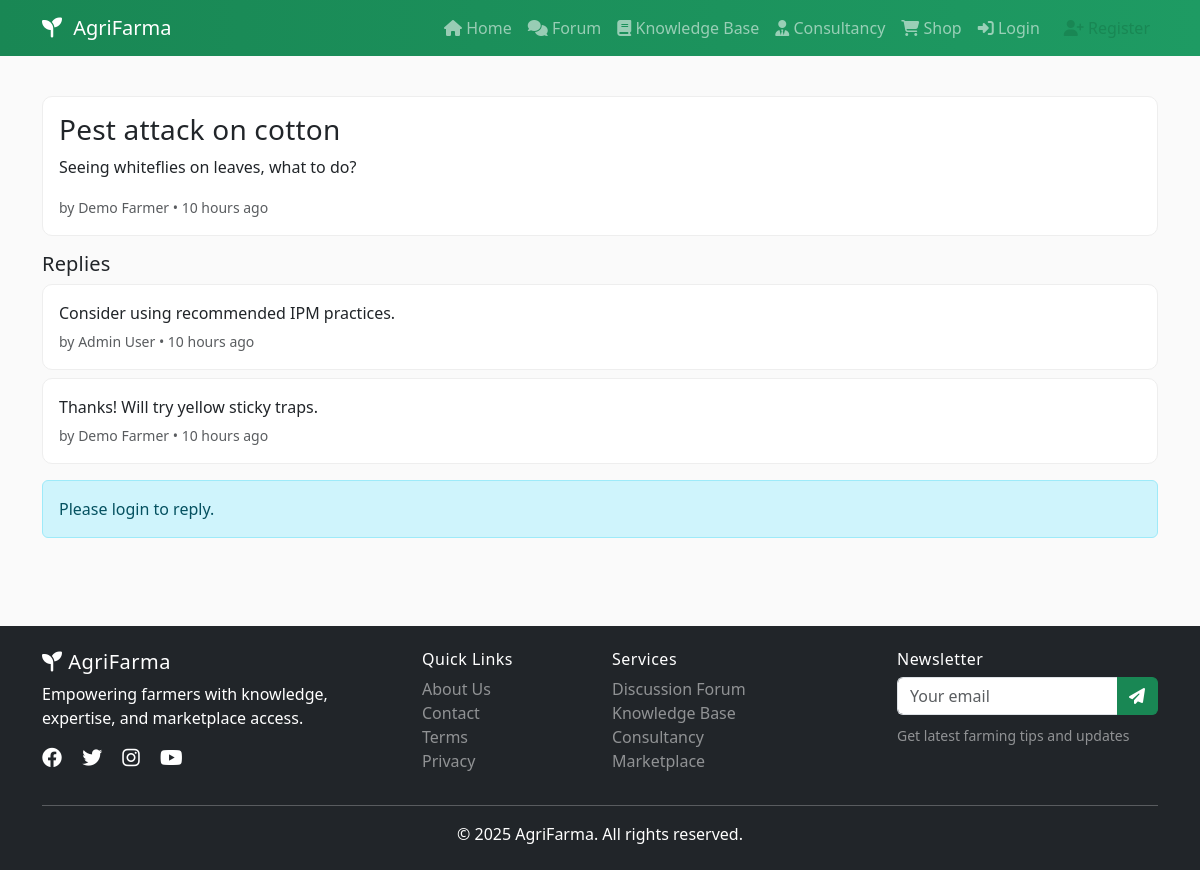
The app's page /forum/thread/1 with its own data.
### models.py (models this page shows, shortened)
class ForumThread(db.Model):
    id = db.Column(db.Integer, primary_key=True)
    category_id = db.Column(db.Integer, db.ForeignKey('category.id'), nullable=False)
    user_id = db.Column(db.Integer, db.ForeignKey('user.id'), nullable=False)
    title = db.Column(db.String(200), nullable=False)
    content = db.Column(db.Text, nullable=False)
    created_at = db.Column(db.DateTime, default=datetime.utcnow)
    views = db.Column(db.Integer, default=0)
    category = db.relationship('Category')
    author = db.relationship('User')
    posts = db.relationship('ForumPost', backref='thread', cascade='all, delete')

class User(UserMixin, db.Model):
    id = db.Column(db.Integer, primary_key=True)
    name = db.Column(db.String(120), nullable=False)
    email = db.Column(db.String(120), unique=True, nullable=False)
    password_hash = db.Column(db.String(256), nullable=False)
    join_date = db.Column(db.DateTime, default=datetime.utcnow)
    is_active = db.Column(db.Boolean, default=True)
    profile = db.relationship('Profile', backref='user', uselist=False, cascade='all, delete')
    roles = db.relationship('Role', secondary=roles, backref=db.backref('users', lazy='dynamic'))

class ForumPost(db.Model):
    id = db.Column(db.Integer, primary_key=True)
    thread_id = db.Column(db.Integer, db.ForeignKey('forum_thread.id'), nullable=False)
    user_id = db.Column(db.Integer, db.ForeignKey('user.id'), nullable=False)
    content = db.Column(db.Text, nullable=False)
    created_at = db.Column(db.DateTime, default=datetime.utcnow)
    likes = db.Column(db.Integer, default=0)
    author = db.relationship('User')

### app.py (the view)
@app.route('/forum/thread/<int:thread_id>', methods=['GET','POST'])
def forum_thread(thread_id):
    thread = ForumThread.query.get_or_404(thread_id)
    if request.method == 'POST' and current_user.is_authenticated:
        content = request.form.get('content')
        if content:
            db.session.add(ForumPost(thread_id=thread.id, user_id=current_user.id, content=content))
            db.session.commit(); flash('Reply posted!', 'success')
            return redirect(url_for('forum_thread', thread_id=thread.id))
    posts = ForumPost.query.filter_by(thread_id=thread.id).order_by(ForumPost.created_at.asc()).all()
    return render_template('forum_thread.html', thread=thread, posts=posts)

### app.py (called while the page is built)
def _timesince(dt, default="just now"):
    if not dt:
        return default
    now = datetime.utcnow()
    if isinstance(dt, datetime):
        diff = now - dt
    else:
        return default
    periods = [
        (diff.days // 365, "year", "years"),
        (diff.days // 30, "month", "months"),
        (diff.days // 7, "week", "weeks"),
        (diff.days, "day", "days"),
        (diff.seconds // 3600, "hour", "hours"),
        (diff.seconds // 60, "minute", "minutes"),
        (diff.seconds, "second", "seconds"),
    ]
    for period, singular, plural in periods:
        if period:
            return f"{period} {singular if period == 1 else plural} ago"
    return default

### templates/forum_thread.html (shortened to what this page needs)
{% extends "base.html" %}
{% block content %}
<div class="container">
  <div class="card mb-3">
    <div class="card-body">
      <h3 class="card-title">{{ thread.title }}</h3>
      <p class="card-text">{{ thread.content }}</p>
      <small class="text-muted">by {{ thread.author.name }} • {{ thread.created_at|timesince }}</small>
    </div>
  </div>
  <h5>Replies</h5>
  {% for post in posts %}
  <div class="card mb-2">
    <div class="card-body">
      <p class="mb-1">{{ post.content }}</p>
      <small class="text-muted">by {{ post.author.name }} • {{ post.created_at|timesince }}</small>
    </div>
  </div>
  {% endfor %}
  {% if current_user.is_authenticated %}
  <div class="card mt-4">
    <div class="card-body">
      <form method="post" action="{{ url_for('reply_thread', thread_id=thread.id) }}">
        <div class="mb-3">
          <label class="form-label">Your Reply</label>
          <textarea class="form-control" name="content" rows="4" required></textarea>
        </div>
        <button class="btn btn-success">Post Reply</button>
      </form>
    </div>
  </div>
  {% else %}
  <div class="alert alert-info mt-3">Please login to reply.</div>
  {% endif %}
</div>
{% endblock %}

### static/css/style.css (style rules this page uses)
:root { --af-green: #198754; --af-dark: #0f5132; --af-light: #f6fff9; --af-accent: #8bd3a6; --af-warning: #ffc107; }
body { font-family: system-ui, -apple-system, "Segoe UI", Roboto, "Helvetica Neue", Arial, "Noto Sans", "Liberation Sans", "Apple Color Emoji", "Segoe UI Emoji", "Segoe UI Symbol", "Noto Color Emoji", sans-serif; background-color: #fafafa; }
h1, h2, h3, h4, h5, h6 { letter-spacing: 0.2px; }
.card { border: 1px solid #eee; border-radius: 10px; }
.alert { transition: opacity .3s ease-in-out, transform .2s ease-in-out; }

### records on screen
ForumThread: title "Pest attack on cotton", content "Seeing whiteflies on leaves, what to do?", created_at "10 hours ago"
User: author.name "Demo Farmer"
ForumPost: content "Consider using recommended IPM practices.", author.name "Admin User", created_at "10 hours ago"
ForumPost: content "Thanks! Will try yellow sticky traps.", author.name "Demo Farmer", created_at "10 hours ago"
